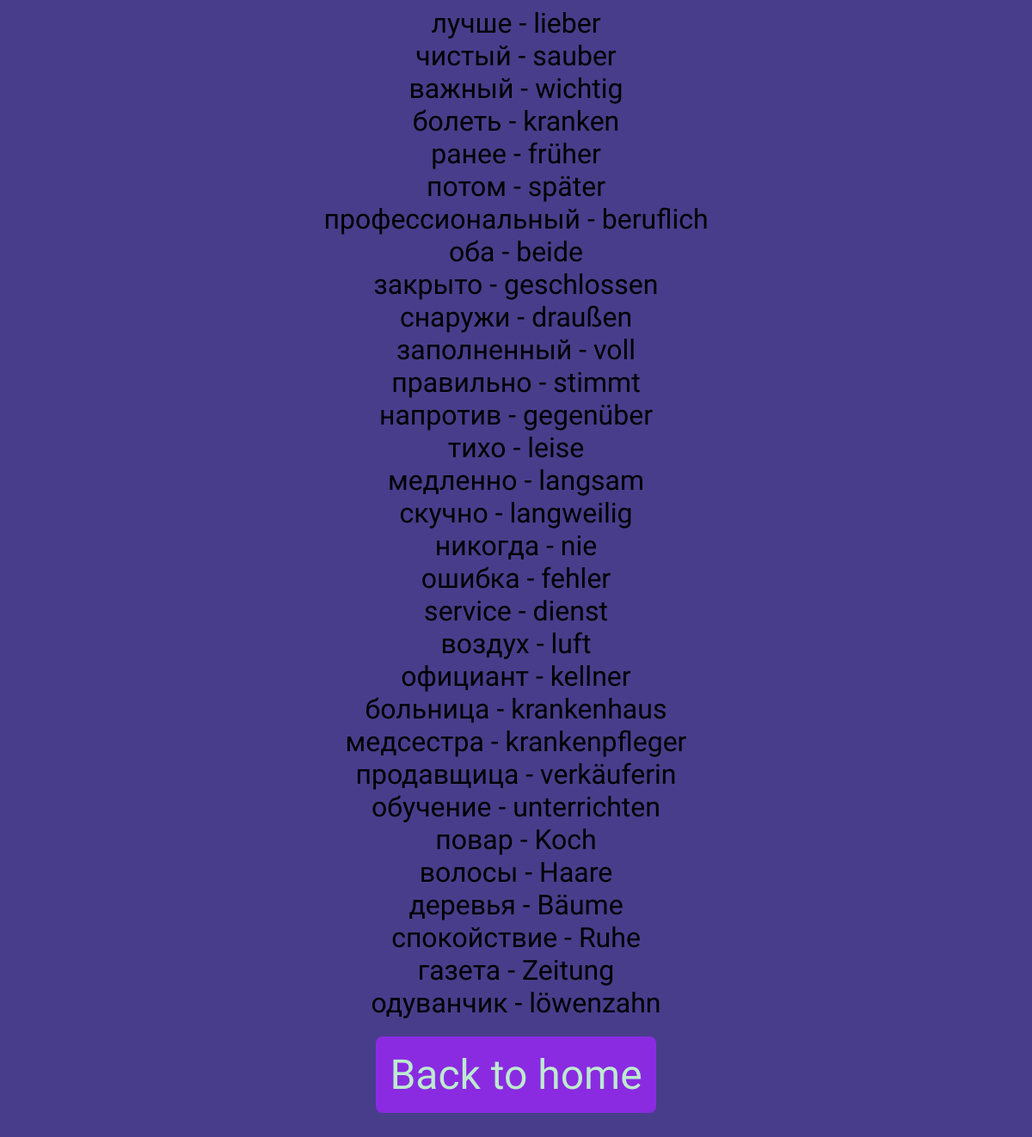
The page /show on the database its author committed.
### main.py (models this page shows)
class Card(db.Model):
    __tablename__ = "Card"
    gw = db.Column(db.String)
    rw = db.Column(db.String, primary_key=True)

### main.py (the view)
@app.route('/show')
def show():
    words = get_all_records()
    return render_template('show.html', rows=words)

### main.py (called while the page is built)
def get_all_records():
    return Card.query.all()

### templates/show.html
{% extends 'layout.html' %}
{% block body %}
{% for row in rows %}
<div class="show">
        <span style="font-family: 'Luckiest Guy', cursive;">{{ row.rw }} - {{ row.gw }}</span></div>
</div>
    {% endfor %}
<div class="show"><a href="/"><button>Back to home</button></a></div>
{% endblock %}

### templates/layout.html (shortened to what this page needs)
<!DOCTYPE html>
<html lang="en">
<head>
</head>
<body style="background-color: darkslateblue">
<div>
    {% block body %}
    {% endblock %}
</body>
</html>

### templates/layout.html (style rules this page uses)
button { padding: 0.5rem; margin: 20px; border: 0.5rem solid blueviolet; border-radius: 0.5rem; font-size: 3rem; background: blueviolet; color: #BCEBCF; font-family: 'Luckiest Guy', cursive; }
.show { font-size: 2rem; text-align: center; }

### rows shown on the page
Card: rw "лучше", gw "lieber"
Card: rw "чистый", gw "sauber"
Card: rw "важный", gw "wichtig"
Card: rw "болеть", gw "kranken"
Card: rw "ранее", gw "früher"
Card: rw "потом", gw "später"
Card: rw "профессиональный", gw "beruflich"
Card: rw "оба", gw "beide"
Card: rw "закрыто", gw "geschlossen"
Card: rw "снаружи", gw "draußen"
Card: rw "заполненный", gw "voll"
Card: rw "правильно", gw "stimmt"
Card: rw "напротив", gw "gegenüber"
Card: rw "тихо", gw "leise"
Card: rw "медленно", gw "langsam"
Card: rw "скучно", gw "langweilig"
Card: rw "никогда", gw "nie"
Card: rw "ошибка", gw "fehler"
Card: rw "service", gw "dienst"
Card: rw "воздух", gw "luft"
Card: rw "официант", gw "kellner"
Card: rw "больница", gw "krankenhaus"
Card: rw "медсестра", gw "krankenpfleger"
Card: rw "продавщица", gw "verkäuferin"
Card: rw "обучение", gw "unterrichten"
Card: rw "повар", gw "Koch"
Card: rw "волосы", gw "Haare"
Card: rw "деревья", gw "Bäume"
Card: rw "спокойствие", gw "Ruhe"
Card: rw "газета", gw "Zeitung"
Card: rw "одуванчик", gw "löwenzahn"
